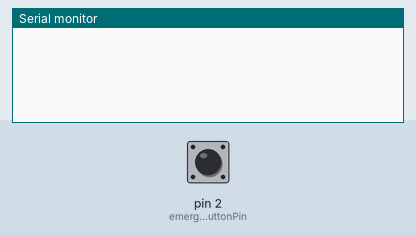
Recording of a sketch running on a simulated Arduino Uno, built with avr-gcc and run on an emulated ATmega328P. On the bench: the last lines printed to the serial monitor. Inputs (shaded band) come from the test bench; at power-on: pin 2 (emergencyButtonPin) LOW.

Above: at 1.2 s.
1.3 s: pin 2 (emergencyButtonPin) pulled HIGH for 0.15 s
At 1.8 s:
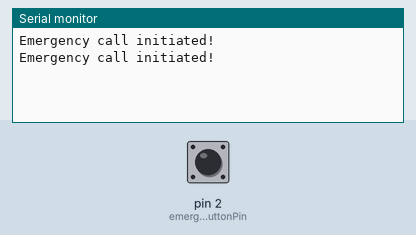
2.9 s: pin 2 (emergencyButtonPin) driven HIGH
At 3.03 s:
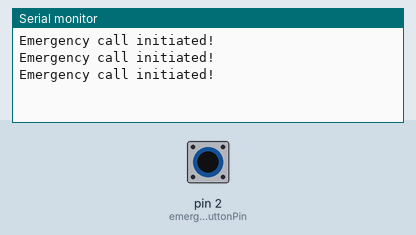

Measured:
- after the input at 1.3 s, the serial monitor: prints a new line after 0.07 s (image 1)

The sketch:

sketch.ino
```cpp
#include <SoftwareSerial.h>

// Define pins for the emergency call button and Bluetooth module
const int emergencyButtonPin = 2;
SoftwareSerial bluetooth(10, 11); // RX, TX pins for Bluetooth communication

// Variable to store the state of the button
int lastEmergencyButtonState = LOW;
int emergencyButtonState = 0;

void setup() {
  // Initialize the button pin as an input
  pinMode(emergencyButtonPin, INPUT);

  // Set up Bluetooth communication
  bluetooth.begin(9600);
  Serial.begin(9600);
}

void loop() {
  // Read the state of the button
  emergencyButtonState = digitalRead(emergencyButtonPin);

  //debounce
   if (emergencyButtonState != lastEmergencyButtonState) {
    delay(50); // Debounce time
    emergencyButtonState = digitalRead(emergencyButtonPin); // Read again
  }

  // Check if the button is pressed
  if (emergencyButtonState == HIGH) {
    // Call emergency function
    makeEmergencyCall();
  }
}

void makeEmergencyCall() {
  // Send a command to the Bluetooth module to trigger an action on the receiving end
  bluetooth.println("EMERGENCY_CALL");

  // For demonstration purposes, print a message to the Serial Monitor
  Serial.println("Emergency call initiated!");

  // You can add more logic here based on your Bluetooth communication requirements
}
```
